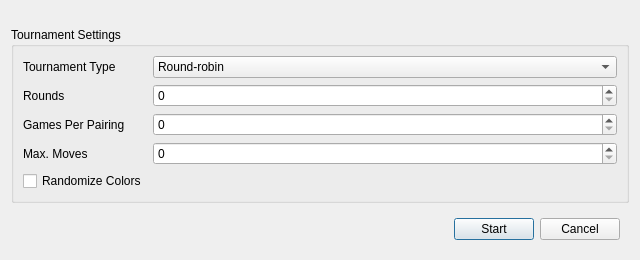
<?xml version="1.0" encoding="UTF-8"?>
<ui version="4.0">
 <class>TournamentDialog</class>
 <widget class="QDialog" name="TournamentDialog">
  <property name="geometry">
   <rect>
    <x>0</x>
    <y>0</y>
    <width>640</width>
    <height>260</height>
   </rect>
  </property>
  <property name="sizePolicy">
   <sizepolicy hsizetype="Preferred" vsizetype="Preferred">
    <horstretch>0</horstretch>
    <verstretch>0</verstretch>
   </sizepolicy>
  </property>
  <property name="windowTitle">
   <string>Tournament</string>
  </property>
  <layout class="QVBoxLayout" name="verticalLayout" stretch="1,0,0">
   <item>
    <widget class="MatchSettingsWidget" name="matchSettingsWidget" native="true"/>
   </item>
   <item>
    <widget class="QGroupBox" name="groupBoxTournamentSettings">
     <property name="title">
      <string>Tournament Settings</string>
     </property>
     <layout class="QFormLayout" name="formLayout">
      <property name="horizontalSpacing">
       <number>6</number>
      </property>
      <property name="verticalSpacing">
       <number>6</number>
      </property>
      <item row="0" column="0">
       <widget class="QLabel" name="tournamentTypeLabel">
        <property name="text">
         <string>Tournament Type</string>
        </property>
       </widget>
      </item>
      <item row="0" column="1">
       <widget class="QComboBox" name="tournamentTypeCombo">
        <item>
         <property name="text">
          <string>Round-robin</string>
         </property>
        </item>
        <item>
         <property name="text">
          <string>Swiss</string>
         </property>
        </item>
       </widget>
      </item>
      <item row="1" column="0">
       <widget class="QLabel" name="roundsLabel">
        <property name="text">
         <string>Rounds</string>
        </property>
       </widget>
      </item>
      <item row="1" column="1">
       <widget class="QSpinBox" name="roundsSpin"/>
      </item>
      <item row="2" column="0">
       <widget class="QLabel" name="gamesPerPairingLabel">
        <property name="text">
         <string>Games Per Pairing</string>
        </property>
       </widget>
      </item>
      <item row="2" column="1">
       <widget class="QSpinBox" name="gamesPerPairingSpin"/>
      </item>
      <item row="3" column="0">
       <widget class="QLabel" name="maxMovesLabel">
        <property name="text">
         <string>Max. Moves</string>
        </property>
       </widget>
      </item>
      <item row="3" column="1">
       <widget class="QSpinBox" name="maxMovesSpin"/>
      </item>
      <item row="4" column="0">
       <widget class="QCheckBox" name="randomizeColorsCheck">
        <property name="text">
         <string>Randomize Colors</string>
        </property>
       </widget>
      </item>
     </layout>
    </widget>
   </item>
   <item>
    <widget class="QWidget" name="widget" native="true">
     <layout class="QHBoxLayout" name="horizontalLayout">
      <item>
       <spacer name="horizontalSpacer">
        <property name="orientation">
         <enum>Qt::Horizontal</enum>
        </property>
        <property name="sizeHint" stdset="0">
         <size>
          <width>40</width>
          <height>20</height>
         </size>
        </property>
       </spacer>
      </item>
      <item>
       <widget class="QPushButton" name="startButton">
        <property name="text">
         <string>Start</string>
        </property>
       </widget>
      </item>
      <item>
       <widget class="QPushButton" name="cancelButton">
        <property name="text">
         <string>Cancel</string>
        </property>
       </widget>
      </item>
     </layout>
    </widget>
   </item>
  </layout>
 </widget>
 <customwidgets>
  <customwidget>
   <class>MatchSettingsWidget</class>
   <extends>QWidget</extends>
   <header>match_settings_widget.h</header>
   <container>1</container>
  </customwidget>
 </customwidgets>
 <resources/>
 <connections>
  <connection>
   <sender>startButton</sender>
   <signal>clicked()</signal>
   <receiver>TournamentDialog</receiver>
   <slot>accept()</slot>
   <hints>
    <hint type="sourcelabel">
     <x>495</x>
     <y>485</y>
    </hint>
    <hint type="destinationlabel">
     <x>319</x>
     <y>257</y>
    </hint>
   </hints>
  </connection>
  <connection>
   <sender>cancelButton</sender>
   <signal>clicked()</signal>
   <receiver>TournamentDialog</receiver>
   <slot>reject()</slot>
   <hints>
    <hint type="sourcelabel">
     <x>581</x>
     <y>485</y>
    </hint>
    <hint type="destinationlabel">
     <x>319</x>
     <y>257</y>
    </hint>
   </hints>
  </connection>
 </connections>
</ui>
